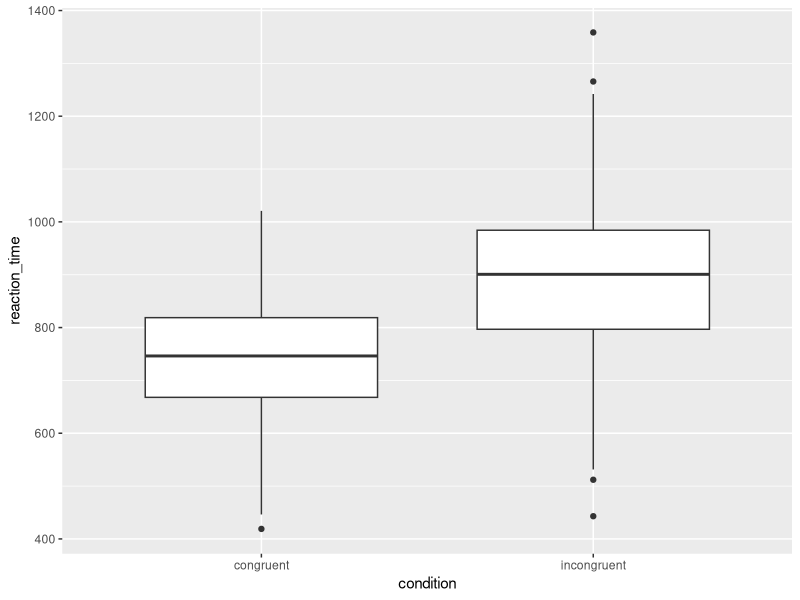
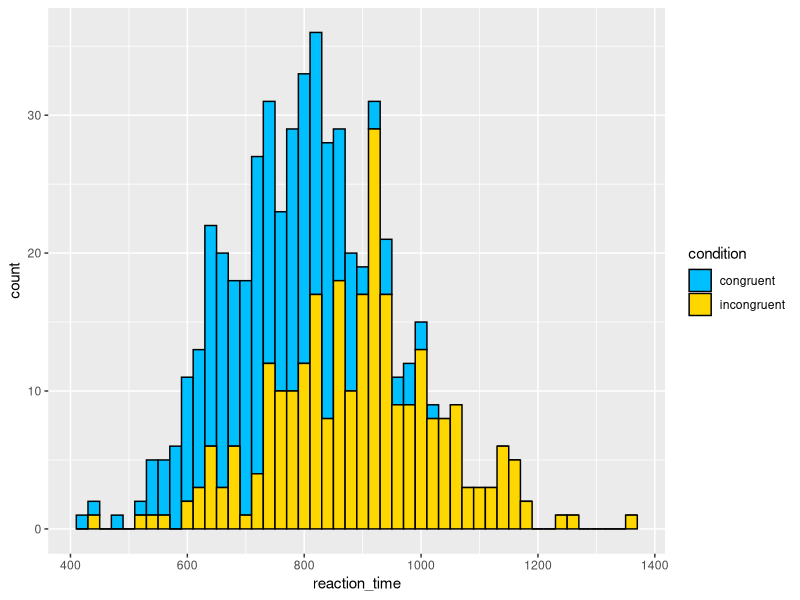
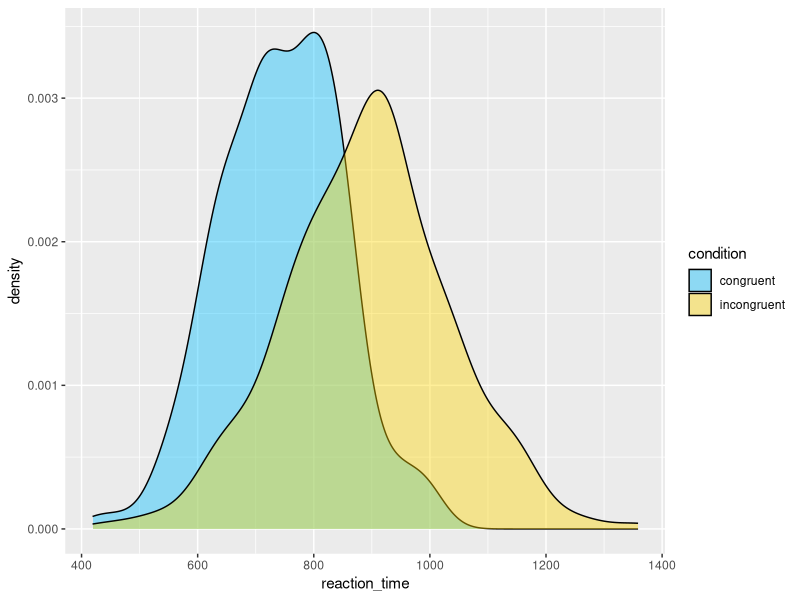

Write the R code that produced these figures, in order.
## ---- chunk 1
# write the code that loads the tidyverse and the data in this chunk
library("tidyverse")
dat <- read_csv(file = "stroop_data/experiment_data.csv", show_col_types = F)
ppt_info <- read_csv(file = "stroop_data/participant_data.csv")
## ---- chunk 2
# use this code chunk to add all the code for the sample information and use comments of your own to make a note of what each bit of code is doing
ppt_info %>%
  count()

#view(dat) # open dat file 

ppt_info %>%
  count(gender) # generates a tibble 3x2

ppt_info %>%
  summarise(mean_age = mean(age),
            sd_age = sd(age),
            median_age = median(age))

age_stats <- ppt_info %>%
  group_by(gender) %>%
  summarise(mean_age = mean(age),
            sd_age = sd(age),
            median_age = median(age),
            group_size = n())



## ---- chunk 3
# use this code chunk to add all the code for the experimental data
dat %>%
  count(condition) # 2x2 tibble...

condition_stats <- dat %>%
  group_by(condition) %>%
  summarise(mean_rt = mean(reaction_time),
            sd_rt = sd(reaction_time),
            condition_n = n())



## ---- chunk 4
# boxplot code
ggplot(dat, aes(x = condition, y = reaction_time)) +
  geom_boxplot(width = .7)

## ---- chunk 5
# histogram code
ggplot(dat, aes(x = reaction_time, fill = condition)) +
  geom_histogram(color = "black", binwidth = 20) +
  scale_fill_manual(values = c("deepskyblue", "gold"))
## ---- chunk 6
# density plot code
ggplot(dat, aes(x = reaction_time, fill = condition)) +
  geom_density(alpha = .4) +
  scale_fill_manual(values = c("deepskyblue", "gold"))
## ---- chunk 7
# debugging exercises

